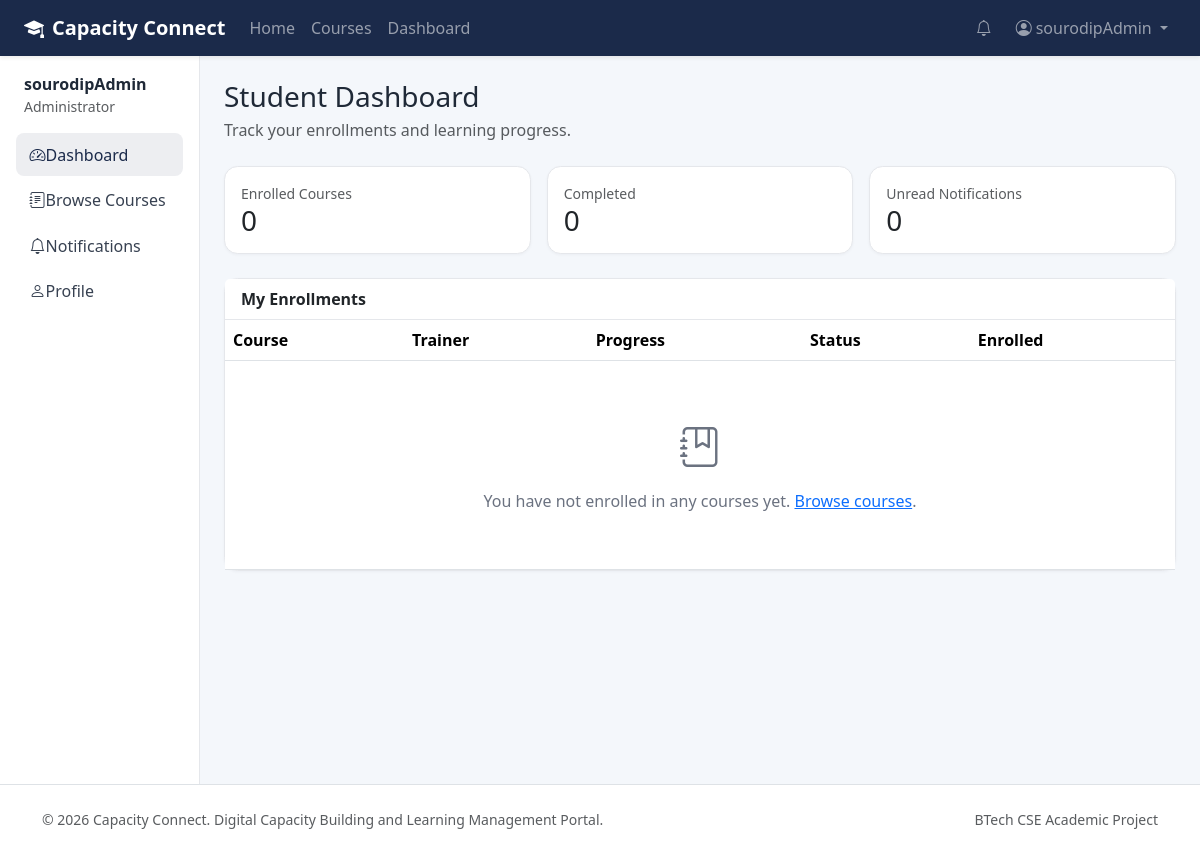
Page /accounts/dashboard/student/ (signed in) on the committed database.
### accounts/models.py (models this page shows, shortened)
class User(AbstractUser):
    class Role(models.TextChoices):
        ADMIN = "ADMIN", "Administrator"
        TRAINER = "TRAINER", "Trainer"
        STUDENT = "STUDENT", "Student"
    role = models.CharField(max_length=20, choices=Role.choices, default=Role.STUDENT)
    email = models.EmailField(unique=True)
    class Meta:
        ordering = ["username"]

### accounts/views.py (the view, shortened to what this page needs)
# urls.py: path("dashboard/student/", views.student_dashboard, name="student_dashboard"),
@student_required
def student_dashboard(request):
    enrollments_qs = (
        Enrollment.objects.filter(student=request.user)
        .select_related("course", "course__trainer")
        .order_by("-enrolled_at")
    )
    enrollments = attach_progress_to_enrollments(enrollments_qs)
    unread_notifications = Notification.objects.filter(recipient=request.user, is_read=False).count()
    completed_count = sum(1 for e in enrollments if e.status == Enrollment.Status.COMPLETED)
    context = {
        "enrollments": enrollments[:5],
        "enrollment_count": len(enrollments),
        "completed_count": completed_count,
        "unread_notifications": unread_notifications,
    }
    return render(request, "accounts/student_dashboard.html", context)

### core/context_processors.py (called while the page is built)
def global_notifications(request):
    if request.user.is_authenticated:
        from notifications.models import Notification
        unread = Notification.objects.filter(recipient=request.user, is_read=False)
        return {
            "global_unread_notification_count": unread.count(),
            "global_recent_notifications": unread.select_related("sender")[:5],
        }
    return {"global_unread_notification_count": 0, "global_recent_notifications": []}

### progress/services.py (called while the page is built, shortened)
def attach_progress_to_enrollments(enrollments):
    enrollments = list(enrollments)
    if not enrollments:
        return enrollments

### templates/accounts/student_dashboard.html (shortened to what this page needs)
{% extends 'dashboard_base.html' %}
{% block sidebar %}
    <a class="nav-link active" href="{% url 'accounts:student_dashboard' %}"><i class="bi bi-speedometer2"></i>Dashboard</a>
    <a class="nav-link" href="{% url 'courses:course_list' %}"><i class="bi bi-journal-text"></i>Browse Courses</a>
    <a class="nav-link" href="{% url 'notifications:notification_list' %}"><i class="bi bi-bell"></i>Notifications</a>
    <a class="nav-link" href="{% url 'accounts:profile' %}"><i class="bi bi-person"></i>Profile</a>
{% endblock %}
{% block content %}
<div class="page-header">
    <h1 class="h3 mb-1">Student Dashboard</h1>
    <p class="text-muted mb-0">Track your enrollments and learning progress.</p>
</div>
<div class="row g-3 mb-4">
    <div class="col-sm-4"><div class="card stat-card"><div class="card-body"><div class="text-muted small">Enrolled Courses</div><div class="h3 mb-0">{{ enrollment_count }}</div></div></div></div>
    <div class="col-sm-4"><div class="card stat-card"><div class="card-body"><div class="text-muted small">Completed</div><div class="h3 mb-0">{{ completed_count }}</div></div></div></div>
    <div class="col-sm-4"><div class="card stat-card"><div class="card-body"><div class="text-muted small">Unread Notifications</div><div class="h3 mb-0">{{ unread_notifications }}</div></div></div></div>
</div>
<div class="card">
    <div class="card-header fw-semibold">My Enrollments</div>
    <div class="table-responsive">
        <table class="table mb-0 align-middle">
            <thead><tr><th>Course</th><th>Trainer</th><th>Progress</th><th>Status</th><th>Enrolled</th></tr></thead>
            <tbody>
            {% for enrollment in enrollments %}
                <tr>
                    <td><a href="{% url 'courses:course_detail' enrollment.course.pk %}">{{ enrollment.course.title }}</a></td>
                    <td>{{ enrollment.course.trainer.get_full_name|default:enrollment.course.trainer.username }}</td>
                    <td style="min-width: 180px;">
                        <div class="d-flex justify-content-between small mb-1">
                            <span>{{ enrollment.progress.completed_items }}/{{ enrollment.progress.total_items }} items</span>
                            <span>{{ enrollment.progress.percentage }}%</span>
                        </div>
                        <div class="progress" role="progressbar" aria-valuenow="{{ enrollment.progress.percentage }}" aria-valuemin="0" aria-valuemax="100">
                            <div class="progress-bar bg-success" style="width: {{ enrollment.progress.percentage }}%"></div>
                        </div>
                    </td>
                    <td><span class="badge text-bg-light">{{ enrollment.get_status_display }}</span></td>
                    <td>{{ enrollment.enrolled_at|date:"M d, Y" }}</td>
                </tr>
            {% empty %}
                <tr><td colspan="5"><div class="empty-state"><i class="bi bi-journal-bookmark"></i><p class="mb-0">You have not enrolled in any courses yet. <a href="{% url 'courses:course_list' %}">Browse courses</a>.</p></div></td></tr>
            {% endfor %}
            </tbody>
        </table>
    </div>
</div>
{% endblock %}

### templates/dashboard_base.html (shortened to what this page needs)
{% extends 'base.html' %}
{% block nav_container_fluid %}-fluid px-4{% endblock %}
{% block page_wrapper %}
<div class="container-fluid px-0">
    <div class="row g-0">
        <aside class="col-lg-2 sidebar p-3">
            <div class="mb-3 px-2">
                <div class="fw-semibold">{{ user.get_full_name|default:user.username }}</div>
                <div class="small text-muted">{{ user.get_role_display }}</div>
            </div>
            <nav class="nav flex-column">
                {% block sidebar %}{% endblock %}
            </nav>
        </aside>
        <main class="col-lg-10 p-4">
            {% block content %}{% endblock %}
        </main>
    </div>
</div>
{% endblock %}

### templates/base.html (shortened to what this page needs)
{% load static %}
<!DOCTYPE html>
<html lang="en">
<head>
    <link href="https://cdn.jsdelivr.net/npm/bootstrap@5.3.3/dist/css/bootstrap.min.css" rel="stylesheet">
    <link href="https://cdn.jsdelivr.net/npm/bootstrap-icons@1.11.3/font/bootstrap-icons.min.css" rel="stylesheet">
    <link rel="stylesheet" href="{% static 'css/style.css' %}">
</head>
<body>
<nav class="navbar navbar-expand-lg navbar-dark bg-primary-dark sticky-top shadow-sm">
    <div class="container{% block nav_container_fluid %}{% endblock %}">
        <a class="navbar-brand fw-bold" href="{% url 'home' %}">
            <i class="bi bi-mortarboard-fill me-2"></i>Capacity Connect
        </a>
        <div class="collapse navbar-collapse" id="mainNav">
            <ul class="navbar-nav me-auto mb-2 mb-lg-0">
                <li class="nav-item"><a class="nav-link" href="{% url 'home' %}">Home</a></li>
                <li class="nav-item"><a class="nav-link" href="{% url 'courses:course_list' %}">Courses</a></li>
                {% if user.is_authenticated %}
                <li class="nav-item"><a class="nav-link" href="{% url 'accounts:dashboard_redirect' %}">Dashboard</a></li>
                {% endif %}
            </ul>
            <ul class="navbar-nav ms-auto align-items-lg-center">
                {% if user.is_authenticated %}
                <li class="nav-item me-2">
                    <a class="nav-link position-relative" href="{% url 'notifications:notification_list' %}">
                        <i class="bi bi-bell"></i>
                    </a>
                </li>
                <li class="nav-item dropdown">
                    <a class="nav-link dropdown-toggle" href="#" data-bs-toggle="dropdown">
                        <i class="bi bi-person-circle me-1"></i>{{ user.get_short_name|default:user.username }}
                    </a>
                </li>
                {% else %}
                <li class="nav-item"><a class="nav-link" href="{% url 'accounts:login' %}">Login</a></li>
                <li class="nav-item"><a class="btn btn-accent ms-lg-2" href="{% url 'accounts:register' %}">Register</a></li>
                {% endif %}
            </ul>
        </div>
    </div>
</nav>
{% block page_wrapper %}{% endblock %}
<footer class="footer py-4 mt-auto border-top">
    <div class="container d-flex flex-column flex-md-row justify-content-between align-items-center gap-2">
        <div class="text-muted small">&copy; {% now "Y" %} Capacity Connect. Digital Capacity Building and Learning Management Portal.</div>
        <div class="small text-muted">BTech CSE Academic Project</div>
    </div>
</footer>
</body>
</html>

### static/css/style.css (style rules this page uses)
:root { --cc-primary: #1b2a4a; --cc-primary-soft: #243b66; --cc-accent: #14b8a6; --cc-accent-hover: #0d9488; --cc-bg: #f4f7fb; --cc-surface: #ffffff; --cc-text: #1f2937; --cc-muted: #6b7280; --cc-border: #e5e7eb; }
body { background: var(--cc-bg); color: var(--cc-text); min-height: 100vh; display: flex; flex-direction: column; }
.bg-primary-dark { background-color: var(--cc-primary) !important; }
.card { border: 1px solid var(--cc-border); border-radius: 0.85rem; box-shadow: 0 1px 3px rgba(15, 23, 42, 0.04); }
.card-header { background: #fff; border-bottom: 1px solid var(--cc-border); }
.sidebar { background: #fff; border-right: 1px solid var(--cc-border); min-height: calc(100vh - 72px); }
.sidebar .nav-link { color: #374151; border-radius: 0.5rem; padding: 0.6rem 0.85rem; margin-bottom: 0.15rem; }
.sidebar .nav-link:hover, .sidebar .nav-link.active { background: rgba(27, 42, 74, 0.08); color: var(--cc-primary); font-weight: 500; }
.sidebar .nav-link i { width: 1.4rem; }
.page-header { margin-bottom: 1.5rem; }
.page-header h1, .page-header h2 { margin-bottom: 0.25rem; }
.table > :not(caption) > * > * { vertical-align: middle; }
.footer { background: #fff; margin-top: auto; }
.empty-state { text-align: center; padding: 3rem 1rem; color: var(--cc-muted); }
.empty-state i { font-size: 2.5rem; display: block; margin-bottom: 0.75rem; }

### rows in the picture
User: get_short_name "sourodipAdmin", get_full_name "sourodipAdmin", role "Administrator"

### other values in the picture
{{ enrollment_count }} "0"
{{ completed_count }} "0"
{{ unread_notifications }} "0"
